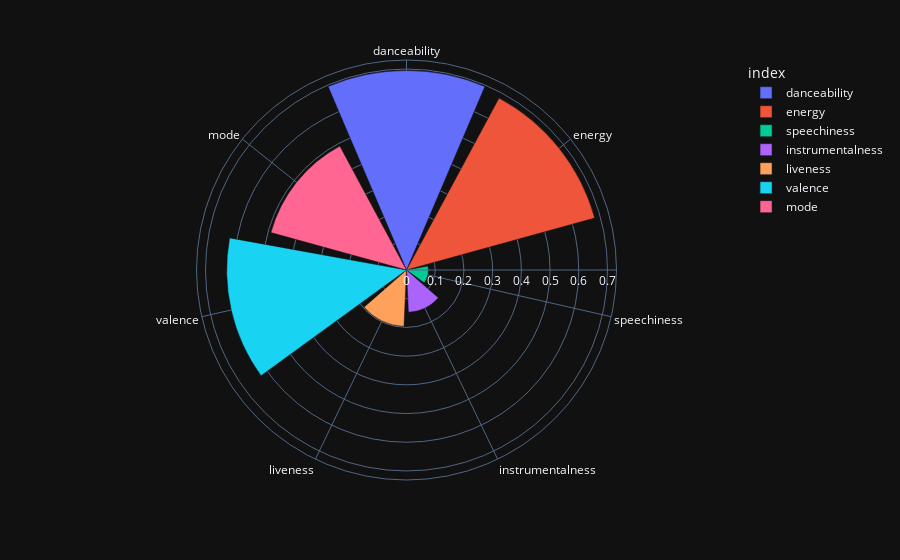

The notebook cell this image was saved under:
### Code cell
radar_df = mean_df.filter(items=['danceability','energy','speechiness','acoustincess','instrumentalness','liveness','valence','mode',])
fig = px.bar_polar(radar_df, r=radar_df.values, theta=radar_df.index, 
                    range_r = [], color=radar_df.index,
                    color_discrete_sequence=px.colors.qualitative.Plotly,
                    template='plotly_dark')

fig.show()

### Figure 1 — Plotly figure (JSON) as saved in the notebook; plotly's stock layout.template omitted (floating-point values rounded to 4 significant figures)
{"data": [{"hovertemplate": "index=%{theta}<br>r=%{r}<extra></extra>", "legendgroup": "danceability", "marker": {"color": "#636EFA", "pattern": {"shape": ""}}, "name": "danceability", "r": [0.6949], "showlegend": true, "subplot": "polar", "theta": ["danceability"], "type": "barpolar"}, {"hovertemplate": "index=%{theta}<br>r=%{r}<extra></extra>", "legendgroup": "energy", "marker": {"color": "#EF553B", "pattern": {"shape": ""}}, "name": "energy", "r": [0.68], "showlegend": true, "subplot": "polar", "theta": ["energy"], "type": "barpolar"}, {"hovertemplate": "index=%{theta}<br>r=%{r}<extra></extra>", "legendgroup": "speechiness", "marker": {"color": "#00CC96", "pattern": {"shape": ""}}, "name": "speechiness", "r": [0.07625], "showlegend": true, "subplot": "polar", "theta": ["speechiness"], "type": "barpolar"}, {"hovertemplate": "index=%{theta}<br>r=%{r}<extra></extra>", "legendgroup": "instrumentalness", "marker": {"color": "#AB63FA", "pattern": {"shape": ""}}, "name": "instrumentalness", "r": [0.1474], "showlegend": true, "subplot": "polar", "theta": ["instrumentalness"], "type": "barpolar"}, {"hovertemplate": "index=%{theta}<br>r=%{r}<extra></extra>", "legendgroup": "liveness", "marker": {"color": "#FFA15A", "pattern": {"shape": ""}}, "name": "liveness", "r": [0.1966], "showlegend": true, "subplot": "polar", "theta": ["liveness"], "type": "barpolar"}, {"hovertemplate": "index=%{theta}<br>r=%{r}<extra></extra>", "legendgroup": "valence", "marker": {"color": "#19D3F3", "pattern": {"shape": ""}}, "name": "valence", "r": [0.6263], "showlegend": true, "subplot": "polar", "theta": ["valence"], "type": "barpolar"}, {"hovertemplate": "index=%{theta}<br>r=%{r}<extra></extra>", "legendgroup": "mode", "marker": {"color": "#FF6692", "pattern": {"shape": ""}}, "name": "mode", "r": [0.49], "showlegend": true, "subplot": "polar", "theta": ["mode"], "type": "barpolar"}], "layout": {"barmode": "relative", "legend": {"title": {"text": "index"}, "tracegroupgap": 0}, "margin": {"t": 60}, "polar": {"angularaxis": {"categoryarray": ["danceability", "energy", "speechiness", "instrumentalness", "liveness", "valence", "mode"], "categoryorder": "array", "direction": "clockwise", "rotation": 90}, "domain": {"x": [0, 1], "y": [0, 1]}}}}
